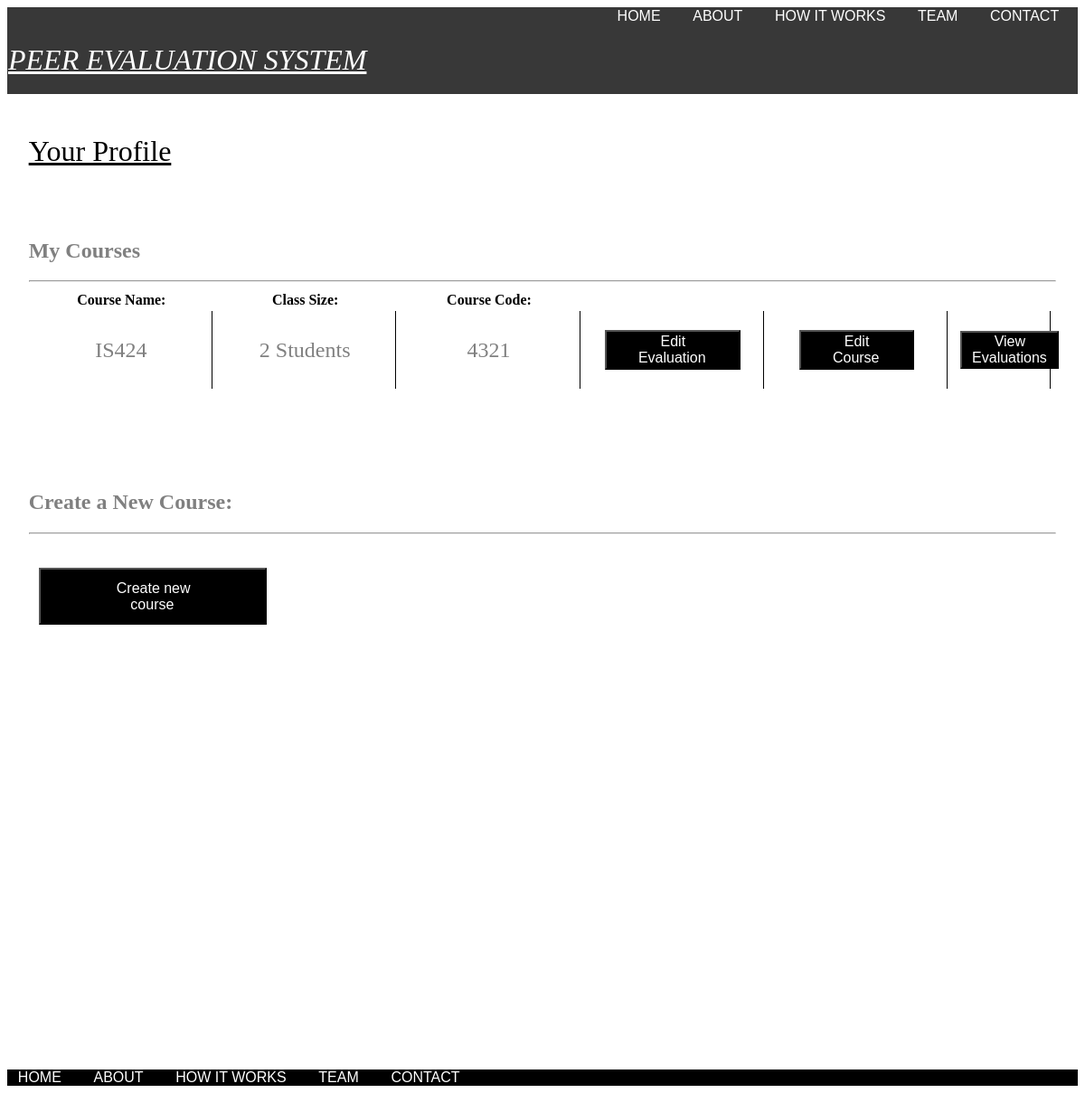
The page /ProfessorProfile.php on the database its author committed.
### tables this page shows
CREATE TABLE IF NOT EXISTS `Course` (
  `CourseID` INT NOT NULL,
  `CourseName` VARCHAR(45) NULL,
  `ProfessorID` INT NULL,
  PRIMARY KEY (`CourseID`));

### ProfessorProfile.php (the view, shortened to what this page needs)
<?php
    include('db_connection.php');
?>
<html lang="en">
<head>
    <link rel="stylesheet" href="style.css">
</head>
<body>
    <div id="black-LogIn">
        <nav>
            <a href="index.html">HOME</a> &nbsp
            <a href="about.html">ABOUT</a> &nbsp
            <a href="howitworks.html">HOW IT WORKS</a> &nbsp
            <a href="team.html">TEAM</a> &nbsp
            <a href="contacts.html">CONTACT</a> &nbsp
        </nav>
        <h1><i>PEER EVALUATION SYSTEM</i></h1>
    </div>
    <div id="profile">
        <h1>Your Profile</h1><br><br>
        <div id="grey">
            <h2>My Courses</h2>
            <hr>
            <table id="profileTable">
                <tbody>
                    <tr>
                        <th>Course Name:</th>
                        <th>Class Size:</th>
                        <th>Course Code:</th>
                    </tr>
                    <?php
                    $sql_professorid = "SELECT `ProfessorID` FROM `Professor` WHERE `ProfessorID` = 1234";
                    $result_professorid = mysqli_query($conn, $sql_professorid);
                    $row_professorid = mysqli_fetch_array($result_professorid);
                    $professorid = $row_professorid["ProfessorID"];
                    $sql_courses = "SELECT * FROM `Course` WHERE `ProfessorID` = $professorid";
                    $result_courses = mysqli_query($conn, $sql_courses);
                    while ($row_courses = mysqli_fetch_array($result_courses)) {
                        $course_id = $row_courses["CourseID"];
                        $sql_coursesize = "SELECT COUNT(`StudentID`) FROM `Groups` WHERE `CourseID` = $course_id";
                        $result_coursesize = mysqli_query($conn, $sql_coursesize);
                        $row_coursesize = mysqli_fetch_array($result_coursesize);
                    ?>
                        <td id="row" width: 50%><?php echo $row_courses["CourseName"]; ?></td>
                        <td id="row"><?php echo $row_coursesize["COUNT(`StudentID`)"]; ?> Students</td>
                        <td id="row"><?php echo $row_courses["CourseID"]; ?></td>
                        <td id="row"><button id="ProfileButton" type="button"><a href="ProfessorEditEvaluation.php">Edit Evaluation</a></button></td>
                        <td id="row"><button id="ProfileButton" type="button"><a href="ProfessorEditCourse.php">Edit Course</a></button></td>
                        <td id="row"><button id="ProfileButton" type="button"><a href="ProfessorViewIndEvals.php">View Evaluations</a></button></td>
                        <td></td>
                    <?php
                    }
                    ?>
                </tbody>
            </table>
        </div>
        <br><br><br><br><br>
        <div id="grey">
            <h2>Create a New Course:</h2>
            <hr><br>
            <button id="joinCourseButton"><a href="ProfessorCreateCourse.php">Create new course</a></button>
        </div>
    </div>
    <div id="footer2">
</body>
<nav id="nav2">
    <a href="index.html">HOME</a> &nbsp
    <a href="about.html">ABOUT</a> &nbsp
    <a href="howitworks.html">HOW IT WORKS</a> &nbsp
    <a href="team.html">TEAM</a> &nbsp
    <a href="contacts.html">CONTACT</a> &nbsp
</nav>
</html>

### style.css (style rules this page uses)
nav { text-align: right; }
#nav2 { text-align: left; }
a { color: white; text-decoration: none; font-family: Verdana, Geneva, Tahoma, sans-serif; font-weight: 500; margin: 1%; }
h1 { text-align: left; text-decoration: underline; font-weight: 400; }
#black-LogIn { background-color: #383838; color: white; padding: 1px; height: 12%; text-align: center; }
#footer2 { background-color: black; margin-top: 600px; z-index: 1; width: 100%; }
#profile { padding: 2%; height: 55%; }
#row { font-size: x-large; text-align: center; border-right: black thin solid; width: 18%; color: grey; }
#profileButton { background-color: black; color: lightgrey; padding-top: 1%; padding-bottom: 1%; padding-right: 10%; padding-left: 10%; margin: 10%; font-size: medium; }
#joinCourseButton { background-color: black; color: lightgrey; padding-top: 1%; padding-bottom: 1%; padding-right: 5%; padding-left: 5%; margin: 1%; font-size: medium; }
#grey { color: grey; }

### rows shown on the page
course: CourseName "IS424", COUNT "2", CourseID "4321"
